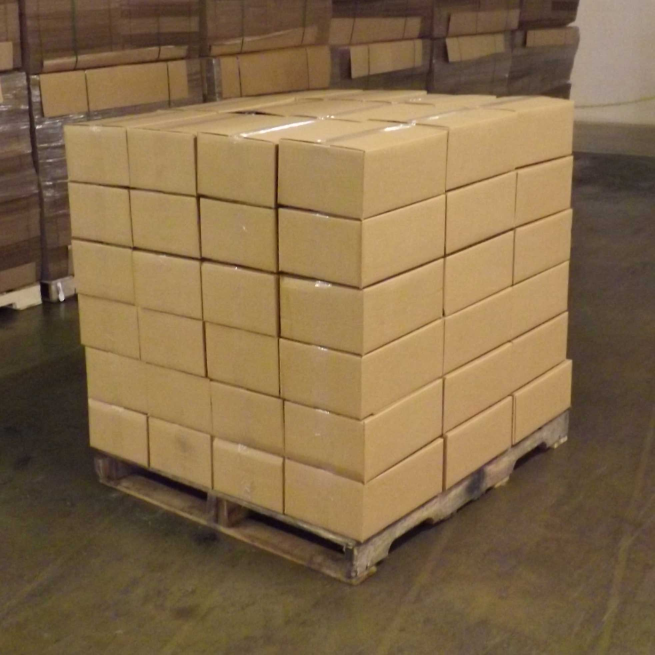
//> input picture CV-Boxes/full-72.jpg, 1964 x 1964 px (shown at 1/3 size)
$ ./test   (built with g++ and OpenCV 4)
//> lines starting //> are read from the running program, lines starting //| are printed output that depends on the picture; after the words box and inside, x2 and y2 are one past the last pixel; in counts of white or black regions, pixels touching at a corner belong together
#pragma once

#include <opencv2/core/core.hpp>
#include <opencv2/highgui/highgui.hpp>
#include <opencv2/imgproc/imgproc.hpp>
using namespace cv;

#include <iostream>
#include <string>
#include <stdio.h>
#include <stdlib.h>
using namespace std;


// Display Window Method - Pops up a window with the image and outputs a file by name.
/////////////////////////////////////////////////////////////////////////////////
// [10 lines left out: function display, not called in this run]


// Grayscale Image Method - Returns a Grayscale Copy of the image.
/////////////////////////////////////////////////////////////////////////////////
Mat grayscale(Mat& image) {
	Mat result = image.clone();

	cvtColor(result, result, COLOR_BGR2GRAY);
	result.convertTo(result, CV_8U, 1, 0);
	return result;
}


// Gaussian Blur Method - Returns a Gaussian Blur copy of the image.
// Count - Numer of times to repeat the blur.
// Sigma - Gaussian kernel standard deviation (in X/Y).
// kSize - Gaussian kernel size. ksize.width and ksize.height can differ but they both must be positive and odd.
//		   Or, they can be zero's and then they are computed from sigma.
// BorderType - Pixel extrapolation method. Default 4. Probably don't need to change this.
/////////////////////////////////////////////////////////////////////////////////
Mat gaussian(Mat& image, int count = 1, double sigma = 1.0, Size kSize = Size(3, 3), int borderType = 4) {
	Mat result = image.clone();

	for (int i = 0; i < count; i++) {
		GaussianBlur(result, result, kSize, sigma, sigma, borderType);
	}
	return result;
}


// Median Blur Method - Returns a Median Blur copy of the image.
// Count - Numer of times to repeat the blur.
// kSize - Aperture linear size; it must be odd and greater than 1.
/////////////////////////////////////////////////////////////////////////////////
Mat median(Mat& image, int count = 1, int kSize = 3) {
	Mat result = image.clone();

	for (int i = 0; i < count; i++) {
		medianBlur(result, result, kSize);
	}
	return result;
}


// Bilateral Filtering Method - Returns a Bilateral Filtered copy of the image.
// Count - Numer of times to repeat the blur.
// Diameter - Diameter of each pixel neighborhood that is used during filtering.
// Sigma - Filter strength.
// BorderType - Pixel extrapolation method. Default 4. Probably don't need to change this.
/////////////////////////////////////////////////////////////////////////////////
// [8 lines left out: function bilat, not called in this run]


// Desaturate Method - Returns a (de)saturated copy of the image.
// Value - Saturation intensity (can be negative).
/////////////////////////////////////////////////////////////////////////////////
Mat saturate(Mat& image, int value = 100) {
	Mat result = image.clone();

	result.convertTo(result, CV_8U, 1, value);
	return result;
}


// Contrast Method - Returns a copy of the image with adjusted contrast.
// Parameters:
// Value - Contrast intensity (can be negative).
/////////////////////////////////////////////////////////////////////////////////
Mat contrast(Mat& image, int value = 2) {
	Mat result = image.clone();

	result.convertTo(result, CV_8U, value, 0);
	return result;
}


// Canny Edge Detection Method - Returns an image with Canny edges.
// Parameters:
// Threshold 1 - First threshold for the hysteresis procedure.
// Threshold 2 - Second threshold for the hysteresis procedure.
// ApertureSize - Aperture size for the Sobel operator.
/////////////////////////////////////////////////////////////////////////////////
// [6 lines left out: function canny, not called in this run]

// Cull Gray Method - Helper for Laplacian, removes gray values under a given intensity.
// Parameters:
// Threshold - Value below which values are changed to black.
void cullGray(Mat& image, int threshold) {
	for (int r = 0; r < image.rows; r++) {
		for (int c = 0; c < image.cols; c++) {	// If average color intensity is below threshold...
			if (image.at<uchar>(r, c) < threshold) {
				image.at<uchar>(r, c) = 0;	// Paint it Black
			}
		}
	}
}

// Laplacian Method - Returns an image with Laplacian edges.
// Parameters:
// Depth - Desired depth of the destination image.
// kSize - Aperture size used to compute the second-derivative filters. The size must be positive and odd.
/////////////////////////////////////////////////////////////////////////////////
Mat laplacian(Mat& image, int kSize = 3) {
	Mat result = image.clone();

	Laplacian(result, result, CV_8U, kSize);

	// bilat(result, 3);
	cullGray(result, 150);

	return result;
}


// Hough Transform Method - Returns an image with hough lines.
// Parameters:
// Rho - Distance resolution of the accumulator, in pixels.
// Theta - Angle resolution of the accumulator, in radians.
// Threshold - Only lines with at least this many votes get returned.
/////////////////////////////////////////////////////////////////////////////////
Mat hough(Mat& image, double rho = 1.0, double theta = 3, int threshold = 150) {
	theta = theta * CV_PI / 180; // ( theta * pi/180 where theta is degrees )

	Mat result;
	cvtColor(image, result, COLOR_GRAY2BGR);

	vector<Vec2f> lines;
	HoughLines(image, lines, rho, theta, threshold, 0, 0); // in, lines out, rho, theta, threshold, srn, stn, min theta, max theta

	//pruning would go here, before drawing lines
	//for each line in lines,
		//check against every other line, to see if they're within some amount of each other
		//(need to know more about how lines are stored/made...)
		//if they are, prune the matched line from lines

	//make the lines into something useful - line segments with start and end coordinates
	struct LineSegment {
		Point start;
		Point end;
	};

	//adapted from:
	//https://docs.opencv.org/master/d5/df9/samples_2cpp_2tutorial_code_2ImgTrans_2houghlines_8cpp-example.html#a8
	//turn the lines from Hough xform into useful line segments
	vector<LineSegment> lineSegs;
	lineSegs.resize(lines.size());
	for (size_t i = 0; i < lines.size(); i++)
	{
		float rho = lines[i][0], theta = lines[i][1];
		Point pt1, pt2;
		double a = cos(theta), b = sin(theta);
		double x0 = a * rho, y0 = b * rho;
		pt1.x = cvRound(x0 + 1000 * (-b));
		pt1.y = cvRound(y0 + 1000 * (a));
		pt2.x = cvRound(x0 - 1000 * (-b));
		pt2.y = cvRound(y0 - 1000 * (a));
		lineSegs[i].start = pt1;
		lineSegs[i].end = pt2;

		//just testing if we get the same thing from linesegs vs the original code
		//line(result, lineSegs[i].start, lineSegs[i].end, Scalar(0, 0, 255), 3, LINE_AA);
		//yay, it works!
	}

	//for testing before/after results of line pruning
	cerr << "lines before pruning: " << lineSegs.size() << endl;
	 //comment in to see Hough lines before prune
	for (int i = 0; i < lineSegs.size(); i++) {
		line(result, lineSegs[i].start, lineSegs[i].end, Scalar(0, 0, 255), 3, LINE_AA);
	}
	display("_preprune", result);


	//prune similar lines
	//a similar comparison could also be used to see how far apart lines are...
	double thresh = image.rows * 0.01; //1% of image height. Need to see how big boxes generally are compared to overall image
	double xThresh; //or do with x and y thresholds, instead of a general one?
	double yThresh;
	cerr << "threshold: " << thresh << endl;
	for (int L = 0; L < lineSegs.size()-1; L++) { // -1 because last element has nothing to compare to
	//for (int L = lineSegs.size() - 1; L > 0; L--) { //wonder if better lines are stored near the end of the vector?
														//still not sure. It does keep some different lines, though
	//so start with the best in back as the reference line...
		LineSegment curLine = lineSegs[L];
		//cerr << curLine.start << ", " << curLine.end << endl;
		for (int i = L+1; i < lineSegs.size()-1; i++) {
		//for (int i = 0; i < L - 1; i++) { //wonder if better lines are stored near the end of the vector?
		//and start comparing from the worst lines in the front?
			LineSegment next = lineSegs[i];
			//cerr << "comparing to line " << i << endl;
			//cerr << next.start << ", " << next.end << endl;
			double xDiff = abs(curLine.start.x - next.start.x);
			double yDiff = abs(curLine.end.y - next.end.y);
			//cerr << "xDiff: " << xDiff << ", yDiff: " << yDiff << endl;
			if (xDiff < thresh || yDiff < thresh) {
				lineSegs.erase(lineSegs.begin() + i); //remove the line, takes an iterator for the index position
				//L--; //only if going backwards
			}
		}
	}
	cerr << "Lines after pruning: " << lineSegs.size() << endl;

	//finally, draw the remaining lines
	for (int i = 0; i < lineSegs.size(); i++) {
		line(result, lineSegs[i].start, lineSegs[i].end, Scalar(0, 255, 0), 3, LINE_AA);
	}


	// [17 lines of commented-out code are left out]

	return result;
}


//// Helper Function From: https://github.com/opencv/opencv/blob/master/samples/cpp/squares.cpp
//// Finds a cosine of angle between vectors.
//// From pt0->pt1 and From pt0->pt2
// ~~~ This didn't get used in the end, was part of finding square contours.
//static double angle(Point pt1, Point pt2, Point pt0)
//{
//	double dx1 = pt1.x - pt0.x;
//	double dy1 = pt1.y - pt0.y;
//	double dx2 = pt2.x - pt0.x;
//	double dy2 = pt2.y - pt0.y;
//	return (dx1*dx2 + dy1 * dy2) / sqrt((dx1*dx1 + dy1 * dy1)*(dx2*dx2 + dy2 * dy2) + 1e-10);
//}

// Morph Method - Returns an image morphed by morphology kernel.
/////////////////////////////////////////////////////////////////////////////////
// [8 lines left out: function morph, not called in this run]


// Dilation Method - Returns an image with edge dilation.
// Parameters:
// Count - Numer of times to repeat the blur.
// DilationSize - Size of dilation kernel. Must be odd.
/////////////////////////////////////////////////////////////////////////////////
Mat dilateImg(Mat& image, int count = 1, int dilationSize = 0) {
	Mat result = image.clone();

	Mat element = getStructuringElement(MORPH_RECT, // MORPH_CROSS, MORPH_ELLIPSE
		Size(2 * dilationSize + 1, 2 * dilationSize + 1),
		Point(dilationSize, dilationSize));

	for (int i = 0; i < count; i++) {
		dilate(result, result, element);
	}
	return result;
}

// Contour Detection Method - Returns an image with highlighted contours.
/////////////////////////////////////////////////////////////////////////////////
Mat contour(Mat& image) {
	Mat source = image.clone();
	source = dilateImg(source, 1, 10);
	//source = morph(source); ~~~ Tried using morph to combine fragment contours,
							//~~~ but it turned out dilate was sufficient and didn't
							//~~~ round the rectangles.

	Mat result = Mat::zeros(source.size(), CV_8UC3);
	RNG rng(12345);
	vector<vector<Point> > contours;
	vector<Vec4i> hierarchy;
	findContours(source, contours, hierarchy, RETR_LIST, CHAIN_APPROX_SIMPLE, Point(0, 0)); // CHAIN_APPROX_NONE CHAIN_APPROX_SIMPLE CHAIN_APPROX_TC89_KCOS CHAIN_APPROX_TC89_L1

	typedef std::vector<double> VecDoub;
	VecDoub lengths;

	for (int i = 0; i < contours.size(); i++) {
		// cout << "Length to push: " << arcLength(contours[i], true) << endl;
		lengths.push_back((int)arcLength(contours[i], true));
	}

	sort(lengths.begin(), lengths.end());

	double medianLength = lengths[lengths.size() / 2];
	cout << "Median Arclength: " << medianLength << endl;

	// vector<vector<Point> > contours_poly(contours.size());
	// vector<Rect> boundRect(contours.size());
	// vector<Point> approx;

	double tolerance = 450; // How forgiving is the median culling?
						// ~~~ This doesn't work for every image.
						// ~~~ Was trying to find the most common (box)
						// ~~~ contours and eliminate the rest.

	for (int i = 0; i < contours.size(); i++) {
		// cout << contours[i] << endl;
		// approxPolyDP(contours[i], contours_poly[i], 3, true);
		// boundRect[i] = boundingRect(contours_poly[i]);
		if ((arcLength(contours[i], true) > medianLength + tolerance)) {
			// cout << "Length: " << arcLength(contours[i], true) << endl;
			Scalar color = Scalar(rng.uniform(0, 255), rng.uniform(0, 255), rng.uniform(0, 255));
			drawContours(result, contours, i, color, 2, 8, hierarchy, 0, Point());

			// [64 lines of commented-out code are left out]
		}
	}

	return result;
}


// Corner Detector Method - Returns an image with highlighted corners.
// Parameters:
// BlockSize - Neighborhood size.
// ApertureSize - Aperture parameter for the Sobel operator.
// K - Harris detector free parameter.
// Threshold - Only circles corners with an intensity above this value.
/////////////////////////////////////////////////////////////////////////////////
// [22 lines left out: function corner, not called in this run]


// Process Image Method - Performs a series of OpenCV Actions on the image.
/////////////////////////////////////////////////////////////////////////////////
void processImage(Mat& image, string filename) {
	Mat result = grayscale(image);
	// display(filename + "_gray", result);

	// Saturation/Contrast Pass

	//originally -50
	result = saturate(result, -75);		// Decrease Saturation	- Can pass in second parameter as saturation amount.
	//originally 1. Note: setting to 1 does NOTHING. It's a scale. If it's one, it keeps the contrast at its current value
	// < 1 reduces contrast, > 1 increases contrast, 1 maintains contrast
	result = contrast(result, 2);		// Increase Contrast	- Can pass in second parameter as contrast amount.
	display(filename + "_satcon1", result);

	// Median Blur
	//result = median(result, 3, 3);
	//display(filename + "_median", result);

	// Bilat Blur
	// result = bilat(result, 8, 4, 150);
	// display(filename + "_bilat", result);

	// Gaussian Blur
	 result = gaussian(result, 5, 2.0, Size(3,3));
	 display(filename + "_gauss", result);

	 //another median blur - cleans up a small amount of noise left over from gaussian
	 result = median(result, 3, 3);
	 display(filename + "_median-after-gaussian", result);

	// Saturation/Contrast Pass
	// result = saturate(result, -100);	// Decrease Saturation
	// result = contrast(result, 2);		// Increase Contrast
	// display(filename + "_satcon2", result);

	//uncomment to use Canny edge detection
	/*
	// Get Canny Edges
	 Mat cannyImg = canny(result, 50, 80);
	 display(filename + "_canny", cannyImg);

	// Get Contours from Canny Edges
	Mat contourImg = contour(cannyImg);
	display(filename + "_contours", cannyImg);

	// Get Hough Lines from Canny Edges
	Mat lineImg = hough(cannyImg);
	display(filename + "_lines", lineImg);

	// Get Corners from Canny Edges
	Mat cornerImg = corner(cannyImg);
	display(filename + "_corners", cornerImg);
	*/

	//uncomment to use LaPlacian edge detection
	// Get Laplacian Edges
	Mat laplacianImg = laplacian(result, 5);
	display(filename + "_laplacian", laplacianImg);

	//temporarily commented out while I refine LaPlacian

	// Get Contours from LaPlacian Edges
    Mat contourImg = contour(laplacianImg);
	display(filename + "_contours", contourImg);

	// Get Hough Lines from LaPlacian Edges
	//Mat lineImg = hough(laplacianImg); //original one, with default params
	Mat lineImg = hough(laplacianImg, 1.65, 7, 260); //rho, theta, threshold = 190 works well with rho = .9
	display(filename + "_lines", lineImg);

	/*
	// Get Corners from LaPlacian Edges
	Mat cornerImg = corner(laplacianImg);
	display(filename + "_corners", cornerImg);
	*/
}


// Main - Takes images as command line arguments, one at a time.
/////////////////////////////////////////////////////////////////////////////////
int main(int argc, const char* const argv[]) {

	//-- Branch Based on Command Line Arguments --//
	if (argc > 1) {
		for (int index = 1; index < argc; index++) {  // Process each image.
			cout << "Processing '" << argv[index] << "' ..." << endl;
			string shortFilename = argv[index];
			size_t pos = shortFilename.find('.');
			shortFilename = shortFilename.substr(0, pos);

			Mat inputImage = imread(argv[index]);
			if (inputImage.empty()) { // In case of imread failure (invalid filename, format, etc).
				cout << "Unable to process '" << argv[index] << "'" << endl;
			}
			else {
				processImage(inputImage, shortFilename);
				cout << "Processed '" << argv[index] << "' successfully." << endl;
				cout << endl;
			}
		}
	} else { // Process test.jpg if no files are specified.
		//for testing, so we don't have to keep changing "test.jpg" or renaming files:
		string filename = "full-72.jpg"; //change name of input file here
		////testing with: full-72, partial-mixedsizes, render_partial, render_mixedlayers
		cout << "Processing " << filename << "..." << endl;

		Mat inputImage = imread(filename);
//> inputImage is the input picture: 1964 rows x 1964 cols, CV_8UC3; mean B, G, R 73.5, 106.5, 131.1
		if (inputImage.empty()) {
			cout << "Unable to process " << filename << endl;
		} else {
			processImage(inputImage, "test");
//> in grayscale, `cvtColor(result, result, COLOR_BGR2GRAY);`:
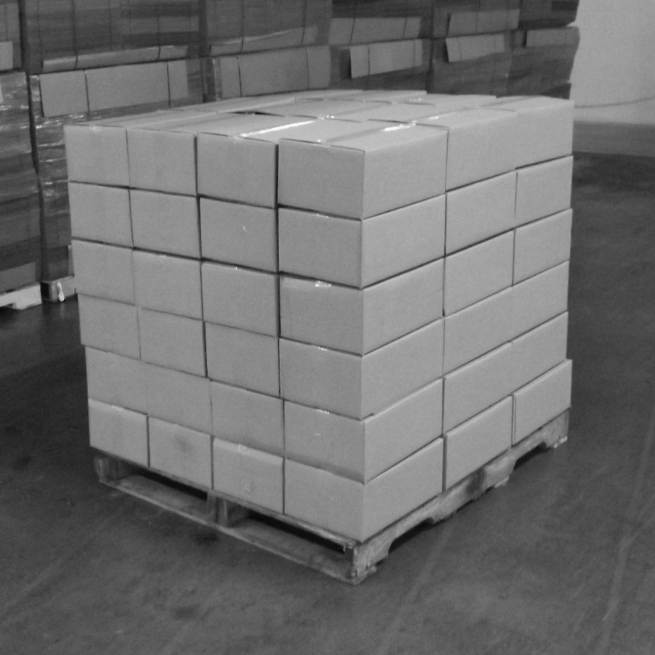
//> result: 1964 rows x 1964 cols, CV_8UC1 (shown at 1/3 size); min 3, max 254, mean 110.1
//> in saturate, `result.convertTo(result, CV_8U, 1, value);`:
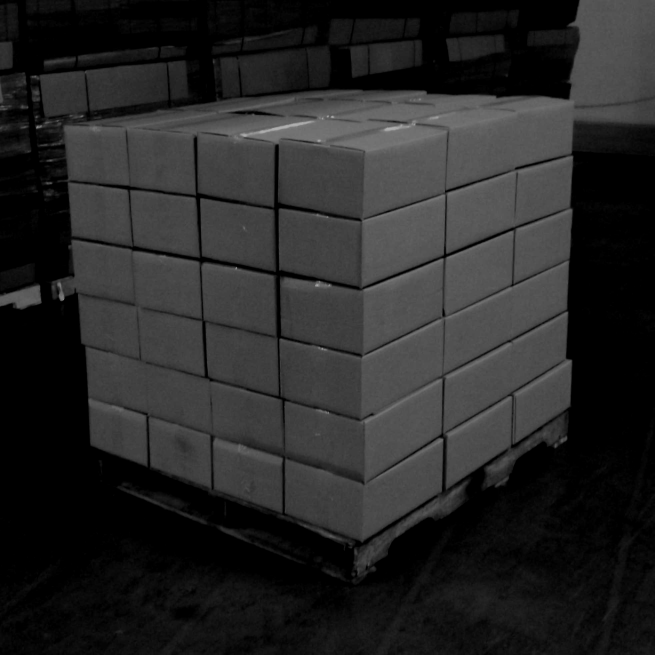
//> result: 1964 rows x 1964 cols, CV_8UC1 (shown at 1/3 size); min 0, max 179, mean 38.6
//> in contrast, `result.convertTo(result, CV_8U, value, 0);`:
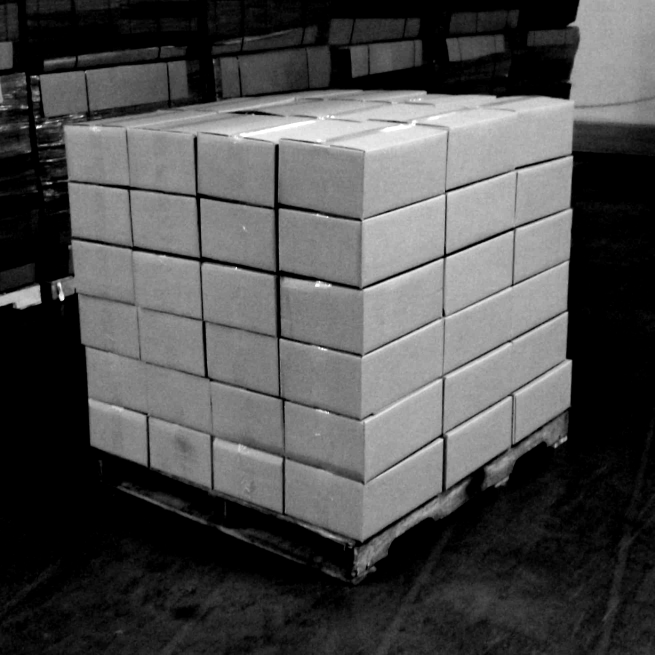
//> result: 1964 rows x 1964 cols, CV_8UC1 (shown at 1/3 size); min 0, max 255, mean 77.2
//> (in processImage, `display(filename + "_satcon1", result);` was passed over: display is not available in this run)
//> (in processImage, `display(filename + "_gauss", result);` was passed over: display is not available in this run)
//> (in processImage, `display(filename + "_median-after-gaussian", result);` was passed over: display is not available in this run)
//> in laplacian, `Laplacian(result, result, CV_8U, kSize);`:
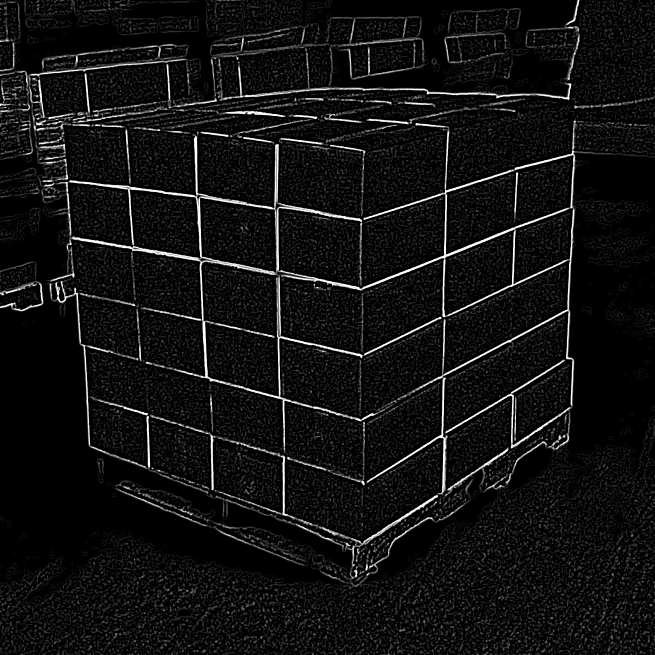
//> result: 1964 rows x 1964 cols, CV_8UC1 (shown at 1/3 size); min 0, max 255, mean 17.8
//> after the loop in cullGray, `for (int r = 0; r < image.rows; r++)`:
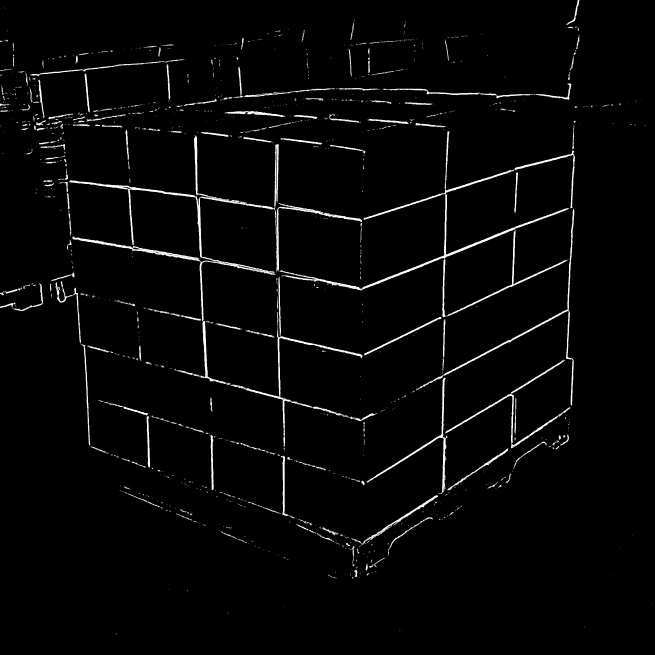
//> image: 1964 rows x 1964 cols, CV_8UC1 (shown at 1/3 size); min 0, max 255, mean 6.6
//> (in processImage, `display(filename + "_laplacian", laplacianImg);` was passed over: display is not available in this run)
//> the loop in dilateImg, `for (int i = 0; i < count; i++)` made 1 pass
//> pass 1, in dilateImg, `dilate(result, result, element);`:
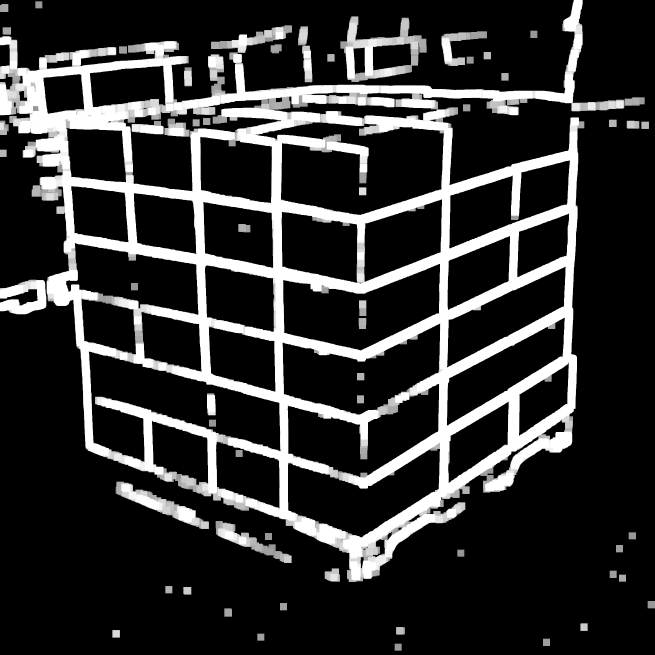
//> result: 1964 rows x 1964 cols, CV_8UC1 (shown at 1/3 size); 19.36% of pixels changed, all inside (x1, y1, x2, y2) = (0, 0, 1964, 1952)
//> in contour, `findContours(source, contours, hierarchy, RETR_LIST, CHAIN_APPROX_SIMP..`: contours = 116 contours, 7 with area under 20; largest, box (x1, y1, x2, y2) and area: (0, 0, 1873, 1746) 1916724, (767, 366, 1333, 646) 102983, (266, 1054, 842, 1386) 95870, (849, 791, 1321, 1052) 74118, (847, 970, 1321, 1245) 71980
//> (the rest of the program and of its run is left out)
